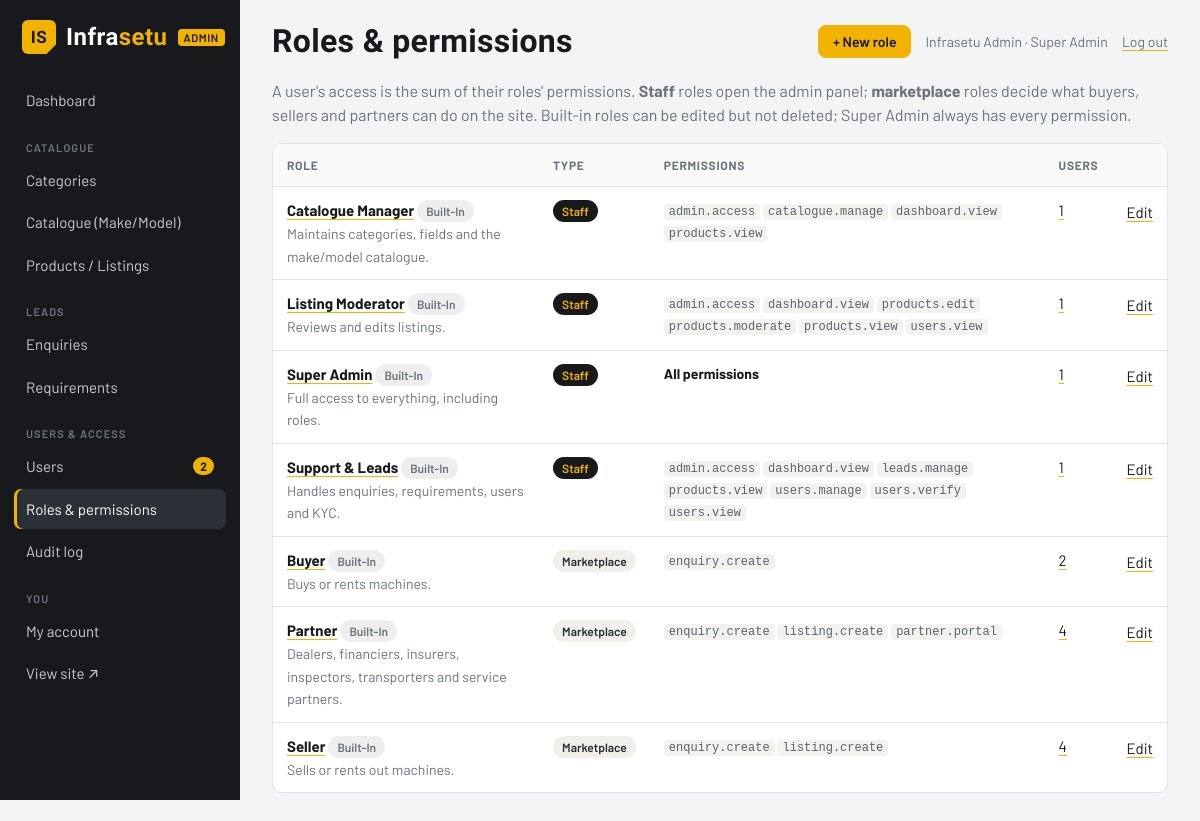
The page /admin/roles (signed in) on the database its author committed.
### models.py (models this page shows, shortened)
class TimestampMixin:
    created_at = db.Column(db.DateTime, default=datetime.utcnow, nullable=False)
    updated_at = db.Column(db.DateTime, default=datetime.utcnow, onupdate=datetime.utcnow, nullable=False)

class User(TimestampMixin, db.Model):
    __tablename__ = "users"
    id = db.Column(db.Integer, primary_key=True)
    name = db.Column(db.String(120), nullable=False)
    email = db.Column(db.String(160), unique=True, nullable=False, index=True)
    phone = db.Column(db.String(20), nullable=False)
    company = db.Column(db.String(160))
    password_hash = db.Column(db.String(255), nullable=False)
    role = db.Column(db.String(20), default="user", nullable=False)
    is_active = db.Column(db.Boolean, default=True, nullable=False)  # False = suspended
    account_type = db.Column(db.String(20), default="buyer", nullable=False, index=True)
    business_type = db.Column(db.String(60))  # buyer / seller sub-type
    state = db.Column(db.String(60))
    city = db.Column(db.String(80))
    gstin = db.Column(db.String(15))
    pan = db.Column(db.String(10))
    verification_status = db.Column(db.String(20), default="not_submitted", nullable=False)
    verification_note = db.Column(db.String(255))
    verified_at = db.Column(db.DateTime)
    verified_by_id = db.Column(db.Integer)
    last_login_at = db.Column(db.DateTime)
    failed_logins = db.Column(db.Integer, default=0, nullable=False)
    locked_until = db.Column(db.DateTime)
    password_changed_at = db.Column(db.DateTime)
    products = db.relationship("Product", back_populates="user", lazy="dynamic")
    roles = db.relationship("Role", secondary="user_roles", back_populates="users", lazy="selectin",
                            order_by="Role.name")
    partner_profile = db.relationship("PartnerProfile", back_populates="user", uselist=False,
                                      cascade="all, delete-orphan")
    @property
    def permissions(self):
        if any(r.slug == "super_admin" for r in self.roles):
            return set(PERMISSIONS)
        return set().union(*(r.codes for r in self.roles)) if self.roles else set()
    def has_permission(self, code):
        return bool(self.is_active) and code in self.permissions

class Role(TimestampMixin, db.Model):
    __tablename__ = "roles"
    id = db.Column(db.Integer, primary_key=True)
    slug = db.Column(db.String(60), unique=True, nullable=False, index=True)
    name = db.Column(db.String(80), unique=True, nullable=False)
    description = db.Column(db.String(255))
    is_staff = db.Column(db.Boolean, default=False, nullable=False)  # admin-panel role
    is_system = db.Column(db.Boolean, default=False, nullable=False)  # built in, cannot be deleted
    grants = db.relationship("RolePermission", back_populates="role", cascade="all, delete-orphan")
    users = db.relationship("User", secondary="user_roles", back_populates="roles")
    @property
    def codes(self):
        if self.slug == "super_admin":
            return set(PERMISSIONS)
        return {gr.permission for gr in self.grants}

class RolePermission(db.Model):
    __tablename__ = "role_permissions"
    role_id = db.Column(db.Integer, db.ForeignKey("roles.id", ondelete="CASCADE"), primary_key=True)
    permission = db.Column(db.String(60), primary_key=True)
    role = db.relationship("Role", back_populates="grants")

### admin_users.py (the view)
@bp.route("/roles")
@permission_required("roles.manage")
def roles():
    items = Role.query.order_by(Role.is_staff.desc(), Role.is_system.desc(), Role.name).all()
    counts = dict(db.session.query(user_roles.c.role_id, func.count(user_roles.c.user_id))
                  .group_by(user_roles.c.role_id).all())
    return render_template("admin/roles.html", items=items, counts=counts)

### admin.py (called while the page is built)
@bp.before_request
@permission_required("admin.access")
def _guard():
    pass

### utils.py (called while the page is built)
def load_current_user():
    uid = session.get("user_id")
    g.user = db.session.get(User, uid) if uid else None
    if g.user is not None and not g.user.is_active:
        session.clear()
        g.user = None

def permission_required(*codes):
    def decorator(view):
        @wraps(view)
        def wrapped(*args, **kwargs):
            if g.user is None:
                return redirect(url_for("auth.login", next=request.full_path))
            if not any(g.user.has_permission(c) for c in codes):
                abort(403)
            return view(*args, **kwargs)
        return wrapped
    return decorator

def can(code):
    return bool(g.get("user") is not None and g.user.has_permission(code))

def csrf_token():
    if "_csrf" not in session:
        session["_csrf"] = secrets.token_hex(16)
    return session["_csrf"]

def check_csrf():
    if request.method == "POST":
        token = request.form.get("_csrf") or request.headers.get("X-CSRF-Token")
        if not token or token != session.get("_csrf"):
            abort(400, description="Invalid or missing form token. Please reload the page and try again.")

### templates/admin/roles.html (shortened to what this page needs)
{% extends "admin/base.html" %}
{% block admin_title %}Roles & permissions{% endblock %}
{% block top_actions %}<a class="btn btn-primary btn-sm" href="{{ url_for('admin.role_form') }}">+ New role</a>{% endblock %}
{% block admin_content %}
<p class="muted">A user's access is the sum of their roles' permissions. <b>Staff</b> roles open the admin panel; <b>marketplace</b> roles decide what buyers, sellers and partners can do on the site. Built-in roles can be edited but not deleted; Super Admin always has every permission.</p>
<div class="table-wrap">
<table class="table">
  <thead><tr><th>Role</th><th>Type</th><th>Permissions</th><th>Users</th><th></th></tr></thead>
  <tbody>
  {% for r in items %}
    <tr>
      <td><a href="{{ url_for('admin.role_form', rid=r.id) }}"><b>{{ r.name }}</b></a>{% if r.is_system %} <span class="badge badge-inactive">Built-in</span>{% endif %}<br><span class="small muted">{{ r.description or '' }}</span></td>
      <td><span class="badge {{ 'badge-staff' if r.is_staff else 'badge-role' }}">{{ 'Staff' if r.is_staff else 'Marketplace' }}</span></td>
      <td class="small">{% if r.slug == 'super_admin' %}<b>All permissions</b>{% else %}{% for code in r.codes|sort %}<code class="perm">{{ code }}</code> {% endfor %}{% endif %}</td>
      <td><a href="{{ url_for('admin.users', role=r.id) }}">{{ counts.get(r.id, 0) }}</a></td>
      <td class="actions">
        <a href="{{ url_for('admin.role_form', rid=r.id) }}">Edit</a>
      </td>
    </tr>
  {% endfor %}
  </tbody>
</table>
</div>
{% endblock %}

### templates/admin/base.html (shortened to what this page needs)
{% extends "base.html" %}
{% block body_class %}admin{% endblock %}
{% block content %}
{% set ep = request.endpoint or '' %}
<div class="admin-shell">
  <aside class="admin-side">
    <a class="brand" href="{{ url_for('admin.dashboard') }}"><span class="brand-mark">IS</span> <span>Infra<b>setu</b></span> <small>ADMIN</small></a>
    <nav class="admin-nav">
      {% if can('dashboard.view') %}<a href="{{ url_for('admin.dashboard') }}" class="{{ 'active' if ep == 'admin.dashboard' }}">Dashboard</a>{% endif %}
      {% if can('catalogue.manage') or can('products.view') %}<h5>Catalogue</h5>{% endif %}
      {% if can('catalogue.manage') %}
      <a href="{{ url_for('admin.categories') }}" class="{{ 'active' if 'category' in ep or 'categories' in ep or 'attribute' in ep }}">Categories</a>
      <a href="{{ url_for('admin.catalogue') }}" class="{{ 'active' if 'catalogue' in ep }}">Catalogue (Make/Model)</a>
      {% endif %}
      {% if can('products.view') %}<a href="{{ url_for('admin.products') }}" class="{{ 'active' if 'product' in ep }}">Products / Listings</a>{% endif %}
      {% if can('leads.manage') %}
      <h5>Leads</h5>
      <a href="{{ url_for('admin.enquiries') }}" class="{{ 'active' if 'enquir' in ep }}">Enquiries</a>
      <a href="{{ url_for('admin.requirements') }}" class="{{ 'active' if 'requirement' in ep }}">Requirements</a>
      {% endif %}
      {% if can('users.view') or can('roles.manage') or can('audit.view') %}<h5>Users &amp; access</h5>{% endif %}
      {% if can('users.view') %}<a href="{{ url_for('admin.users') }}" class="{{ 'active' if 'user' in ep }}">Users{% if admin_kyc_pending %} <span class="count" title="KYC waiting">{{ admin_kyc_pending }}</span>{% endif %}</a>{% endif %}
      {% if can('roles.manage') %}<a href="{{ url_for('admin.roles') }}" class="{{ 'active' if 'role' in ep }}">Roles &amp; permissions</a>{% endif %}
      {% if can('audit.view') %}<a href="{{ url_for('admin.audit') }}" class="{{ 'active' if ep == 'admin.audit' }}">Audit log</a>{% endif %}
      <h5>You</h5>
      <a href="{{ url_for('auth.account') }}">My account</a>
      <a href="{{ url_for('public.home') }}" target="_blank">View site ↗</a>
    </nav>
  </aside>
  <div class="admin-main">
    <div class="admin-top">
      <h1>{% block heading %}{{ self.admin_title() }}{% endblock %}</h1>
      <div class="who">
        {% block top_actions %}{% endblock %}
        <span title="{{ g.user.roles|map(attribute='name')|join(', ') }}">{{ g.user.name }} · <span class="muted">{{ g.user.roles|selectattr('is_staff')|map(attribute='name')|join(', ') }}</span></span>
        <form method="post" action="{{ url_for('auth.logout') }}" class="inline"><input type="hidden" name="_csrf" value="{{ csrf_token() }}"><button class="link-btn">Log out</button></form>
      </div>
    </div>
    {% block admin_content %}{% endblock %}
  </div>
</div>
{% endblock %}

### rows shown on the page
User: user.name "Infrasetu Admin"
Role: name "Catalogue Manager", is_system "Built-In", description "Maintains categories, fields and the make/model catalogue.", is_staff "Staff", get "1"
RolePermission: permission "admin.access"
RolePermission: permission "catalogue.manage"
RolePermission: permission "dashboard.view"
RolePermission: permission "products.view"
Role: name "Listing Moderator", is_system "Built-In", description "Reviews and edits listings.", is_staff "Staff", get "1"
RolePermission: permission "admin.access"
RolePermission: permission "dashboard.view"
RolePermission: permission "products.edit"
RolePermission: permission "products.moderate"
RolePermission: permission "products.view"
RolePermission: permission "users.view"
Role: name "Super Admin", is_system "Built-In", description "Full access to everything, including roles.", is_staff "Staff", slug "All permissions", get "1"
Role: name "Support & Leads", is_system "Built-In", description "Handles enquiries, requirements, users and KYC.", is_staff "Staff", get "1"
RolePermission: permission "admin.access"
RolePermission: permission "dashboard.view"
RolePermission: permission "leads.manage"
RolePermission: permission "products.view"
RolePermission: permission "users.manage"
RolePermission: permission "users.verify"
RolePermission: permission "users.view"
Role: name "Buyer", is_system "Built-In", description "Buys or rents machines.", is_staff "Marketplace", get "2"
RolePermission: permission "enquiry.create"
Role: name "Partner", is_system "Built-In", description "Dealers, financiers, insurers, inspectors, transporters and service partners.", is_staff "Marketplace", get "4"
RolePermission: permission "enquiry.create"
RolePermission: permission "listing.create"
RolePermission: permission "partner.portal"
Role: name "Seller", is_system "Built-In", description "Sells or rents out machines.", is_staff "Marketplace", get "4"
RolePermission: permission "enquiry.create"
RolePermission: permission "listing.create"

### other values the page prints
{{ admin_kyc_pending }} "2"
{{ g.user.roles|selectattr('is_staff')|map(attribute='name')|join(', ') }} "Super Admin"
